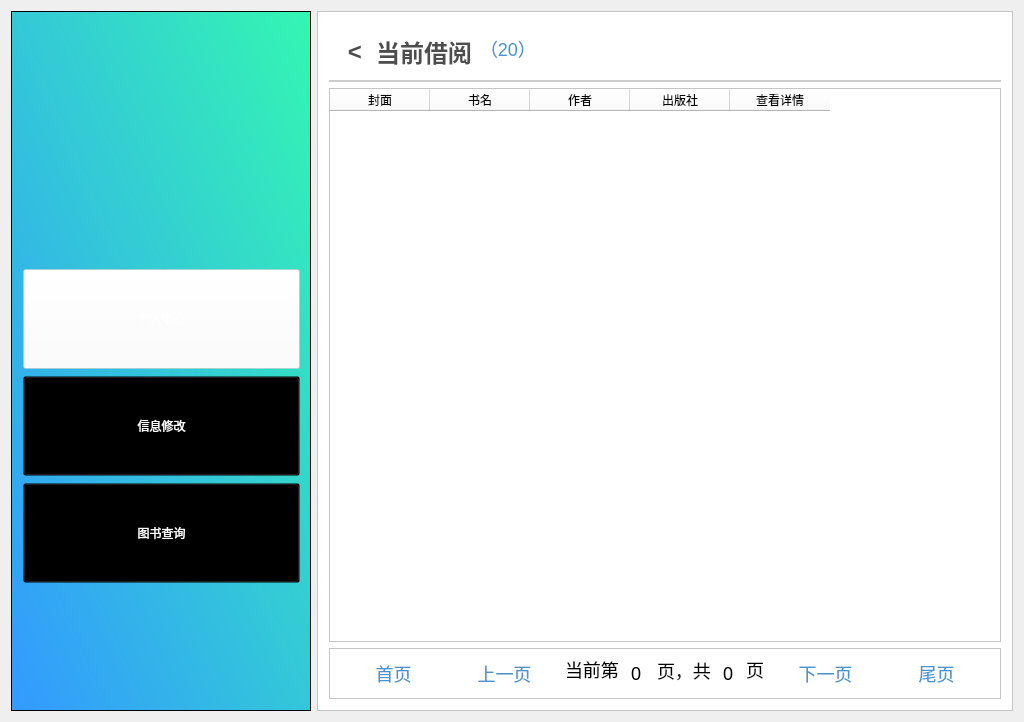
<?xml version="1.0" encoding="UTF-8"?>
<ui version="4.0">
 <class>student_borrow</class>
 <widget class="QWidget" name="student_borrow">
  <property name="geometry">
   <rect>
    <x>0</x>
    <y>0</y>
    <width>1024</width>
    <height>722</height>
   </rect>
  </property>
  <property name="windowTitle">
   <string>student_borrow</string>
  </property>
  <layout class="QHBoxLayout" name="horizontalLayout">
   <item>
    <widget class="QFrame" name="frame">
     <property name="sizePolicy">
      <sizepolicy hsizetype="Fixed" vsizetype="Expanding">
       <horstretch>0</horstretch>
       <verstretch>0</verstretch>
      </sizepolicy>
     </property>
     <property name="minimumSize">
      <size>
       <width>300</width>
       <height>700</height>
      </size>
     </property>
     <property name="styleSheet">
      <string notr="true">
background-color: qlineargradient(spread:pad, x1:0, y1:1, x2:1, y2:0, stop:0 rgba(51, 153, 255,1), stop:1 rgba(52, 246, 177,1));</string>
     </property>
     <property name="frameShape">
      <enum>QFrame::StyledPanel</enum>
     </property>
     <property name="frameShadow">
      <enum>QFrame::Raised</enum>
     </property>
     <widget class="QFrame" name="frame_2">
      <property name="geometry">
       <rect>
        <x>70</x>
        <y>30</y>
        <width>171</width>
        <height>176</height>
       </rect>
      </property>
      <property name="minimumSize">
       <size>
        <width>0</width>
        <height>0</height>
       </size>
      </property>
      <property name="baseSize">
       <size>
        <width>0</width>
        <height>100</height>
       </size>
      </property>
      <property name="styleSheet">
       <string notr="true">image: url(:/Library/images/logo2.png);
background:transparent;</string>
      </property>
      <property name="frameShape">
       <enum>QFrame::StyledPanel</enum>
      </property>
      <property name="frameShadow">
       <enum>QFrame::Raised</enum>
      </property>
     </widget>
     <widget class="QFrame" name="frame_8">
      <property name="geometry">
       <rect>
        <x>0</x>
        <y>230</y>
        <width>301</width>
        <height>371</height>
       </rect>
      </property>
      <property name="styleSheet">
       <string notr="true">background:transparent;</string>
      </property>
      <property name="frameShape">
       <enum>QFrame::StyledPanel</enum>
      </property>
      <property name="frameShadow">
       <enum>QFrame::Raised</enum>
      </property>
      <layout class="QVBoxLayout" name="verticalLayout_6">
       <item>
        <layout class="QVBoxLayout" name="verticalLayout">
         <property name="spacing">
          <number>7</number>
         </property>
         <property name="sizeConstraint">
          <enum>QLayout::SetDefaultConstraint</enum>
         </property>
         <item>
          <widget class="QPushButton" name="btnPersonal">
           <property name="minimumSize">
            <size>
             <width>0</width>
             <height>100</height>
            </size>
           </property>
           <property name="styleSheet">
            <string notr="true">font: 12pt &quot;微软雅黑&quot;;
color:white;
background:transparent;
background-color:rgba(255,255,255,0.4);</string>
           </property>
           <property name="text">
            <string>个人中心</string>
           </property>
          </widget>
         </item>
         <item>
          <widget class="QPushButton" name="btnInformationchange">
           <property name="minimumSize">
            <size>
             <width>0</width>
             <height>100</height>
            </size>
           </property>
           <property name="styleSheet">
            <string notr="true">font: 12pt &quot;微软雅黑&quot;;
color:white;
background:transparent;</string>
           </property>
           <property name="text">
            <string>信息修改</string>
           </property>
          </widget>
         </item>
         <item>
          <widget class="QPushButton" name="btnSearchbook">
           <property name="minimumSize">
            <size>
             <width>0</width>
             <height>100</height>
            </size>
           </property>
           <property name="styleSheet">
            <string notr="true">font: 12pt &quot;微软雅黑&quot;;
color:white;
background:transparent;
</string>
           </property>
           <property name="text">
            <string>图书查询</string>
           </property>
          </widget>
         </item>
        </layout>
       </item>
      </layout>
     </widget>
    </widget>
   </item>
   <item>
    <widget class="QFrame" name="frame_3">
     <property name="styleSheet">
      <string notr="true">background:white;</string>
     </property>
     <property name="frameShape">
      <enum>QFrame::StyledPanel</enum>
     </property>
     <property name="frameShadow">
      <enum>QFrame::Raised</enum>
     </property>
     <layout class="QVBoxLayout" name="verticalLayout_2">
      <item>
       <widget class="QFrame" name="frame_4">
        <property name="sizePolicy">
         <sizepolicy hsizetype="Preferred" vsizetype="Fixed">
          <horstretch>0</horstretch>
          <verstretch>200</verstretch>
         </sizepolicy>
        </property>
        <property name="styleSheet">
         <string notr="true">border:2px solid #cccccc;
border-top:0px;
border-left:0px;
border-right:0px;</string>
        </property>
        <property name="frameShape">
         <enum>QFrame::StyledPanel</enum>
        </property>
        <property name="frameShadow">
         <enum>QFrame::Raised</enum>
        </property>
        <layout class="QHBoxLayout" name="horizontalLayout_3">
         <item>
          <widget class="QPushButton" name="btnReturn">
           <property name="sizePolicy">
            <sizepolicy hsizetype="Minimum" vsizetype="Minimum">
             <horstretch>0</horstretch>
             <verstretch>0</verstretch>
            </sizepolicy>
           </property>
           <property name="minimumSize">
            <size>
             <width>30</width>
             <height>0</height>
            </size>
           </property>
           <property name="styleSheet">
            <string notr="true">color:#4D4D4D;
border:none;
font-size:24px;
font-weight:500;
font-family:&quot;微软雅黑&quot;;</string>
           </property>
           <property name="text">
            <string>&lt;</string>
           </property>
          </widget>
         </item>
         <item>
          <widget class="QPushButton" name="pushButton">
           <property name="styleSheet">
            <string notr="true">color:#4D4D4D;
border:none;
font-size:24px;
font-weight:500;
font-family:&quot;微软雅黑&quot;;</string>
           </property>
           <property name="text">
            <string>当前借阅</string>
           </property>
          </widget>
         </item>
         <item>
          <widget class="QLineEdit" name="etBorrowNumber">
           <property name="styleSheet">
            <string notr="true">color:#4695d2;
border:none;
font-size:18px;</string>
           </property>
           <property name="text">
            <string>（20）</string>
           </property>
          </widget>
         </item>
        </layout>
       </widget>
      </item>
      <item>
       <widget class="QTableWidget" name="tableBorrow">
        <property name="sizePolicy">
         <sizepolicy hsizetype="Preferred" vsizetype="Preferred">
          <horstretch>0</horstretch>
          <verstretch>0</verstretch>
         </sizepolicy>
        </property>
        <column>
         <property name="text">
          <string>封面</string>
         </property>
        </column>
        <column>
         <property name="text">
          <string>书名</string>
         </property>
        </column>
        <column>
         <property name="text">
          <string>作者</string>
         </property>
        </column>
        <column>
         <property name="text">
          <string>出版社</string>
         </property>
        </column>
        <column>
         <property name="text">
          <string>查看详情</string>
         </property>
        </column>
       </widget>
      </item>
      <item>
       <widget class="QFrame" name="frame_5">
        <property name="sizePolicy">
         <sizepolicy hsizetype="Preferred" vsizetype="Fixed">
          <horstretch>0</horstretch>
          <verstretch>0</verstretch>
         </sizepolicy>
        </property>
        <property name="frameShape">
         <enum>QFrame::StyledPanel</enum>
        </property>
        <property name="frameShadow">
         <enum>QFrame::Raised</enum>
        </property>
        <layout class="QHBoxLayout" name="horizontalLayout_2">
         <item>
          <widget class="QPushButton" name="btnFirstPage">
           <property name="sizePolicy">
            <sizepolicy hsizetype="Preferred" vsizetype="Fixed">
             <horstretch>0</horstretch>
             <verstretch>0</verstretch>
            </sizepolicy>
           </property>
           <property name="styleSheet">
            <string notr="true">color:#4695d2;
border:none;
font-size:18px;</string>
           </property>
           <property name="text">
            <string>首页</string>
           </property>
          </widget>
         </item>
         <item>
          <widget class="QPushButton" name="btnLastPage">
           <property name="sizePolicy">
            <sizepolicy hsizetype="Preferred" vsizetype="Fixed">
             <horstretch>0</horstretch>
             <verstretch>0</verstretch>
            </sizepolicy>
           </property>
           <property name="styleSheet">
            <string notr="true">color:#4695d2;
border:none;
font-size:18px;</string>
           </property>
           <property name="text">
            <string>上一页</string>
           </property>
          </widget>
         </item>
         <item>
          <layout class="QHBoxLayout" name="horizontalLayout_4">
           <item>
            <widget class="QLineEdit" name="lineEdit">
             <property name="sizePolicy">
              <sizepolicy hsizetype="Maximum" vsizetype="Preferred">
               <horstretch>0</horstretch>
               <verstretch>0</verstretch>
              </sizepolicy>
             </property>
             <property name="maximumSize">
              <size>
               <width>60</width>
               <height>16777215</height>
              </size>
             </property>
             <property name="styleSheet">
              <string notr="true">border:none;
font-size:18px;</string>
             </property>
             <property name="text">
              <string>当前第</string>
             </property>
            </widget>
           </item>
           <item>
            <widget class="QLineEdit" name="etPageIndex">
             <property name="sizePolicy">
              <sizepolicy hsizetype="Maximum" vsizetype="Fixed">
               <horstretch>0</horstretch>
               <verstretch>0</verstretch>
              </sizepolicy>
             </property>
             <property name="maximumSize">
              <size>
               <width>20</width>
               <height>16777215</height>
              </size>
             </property>
             <property name="styleSheet">
              <string notr="true">border:none;
font-size:18px;</string>
             </property>
             <property name="text">
              <string>0</string>
             </property>
            </widget>
           </item>
           <item>
            <widget class="QLineEdit" name="lineEdit_3">
             <property name="sizePolicy">
              <sizepolicy hsizetype="Maximum" vsizetype="Fixed">
               <horstretch>0</horstretch>
               <verstretch>0</verstretch>
              </sizepolicy>
             </property>
             <property name="maximumSize">
              <size>
               <width>60</width>
               <height>16777215</height>
              </size>
             </property>
             <property name="styleSheet">
              <string notr="true">border:none;
font-size:18px;</string>
             </property>
             <property name="text">
              <string>页，共</string>
             </property>
            </widget>
           </item>
           <item>
            <widget class="QLineEdit" name="etPageCount">
             <property name="sizePolicy">
              <sizepolicy hsizetype="Maximum" vsizetype="Preferred">
               <horstretch>0</horstretch>
               <verstretch>0</verstretch>
              </sizepolicy>
             </property>
             <property name="maximumSize">
              <size>
               <width>20</width>
               <height>16777215</height>
              </size>
             </property>
             <property name="styleSheet">
              <string notr="true">border:none;
font-size:18px;</string>
             </property>
             <property name="text">
              <string>0</string>
             </property>
            </widget>
           </item>
           <item>
            <widget class="QLineEdit" name="lineEdit_5">
             <property name="sizePolicy">
              <sizepolicy hsizetype="Maximum" vsizetype="Preferred">
               <horstretch>0</horstretch>
               <verstretch>0</verstretch>
              </sizepolicy>
             </property>
             <property name="maximumSize">
              <size>
               <width>20</width>
               <height>16777215</height>
              </size>
             </property>
             <property name="styleSheet">
              <string notr="true">border:none;
font-size:18px;</string>
             </property>
             <property name="text">
              <string>页</string>
             </property>
            </widget>
           </item>
          </layout>
         </item>
         <item>
          <widget class="QPushButton" name="btnNextPage">
           <property name="sizePolicy">
            <sizepolicy hsizetype="Preferred" vsizetype="Fixed">
             <horstretch>0</horstretch>
             <verstretch>0</verstretch>
            </sizepolicy>
           </property>
           <property name="styleSheet">
            <string notr="true">color:#4695d2;
border:none;
font-size:18px;</string>
           </property>
           <property name="text">
            <string>下一页</string>
           </property>
          </widget>
         </item>
         <item>
          <widget class="QPushButton" name="btnTheLast">
           <property name="sizePolicy">
            <sizepolicy hsizetype="Preferred" vsizetype="Fixed">
             <horstretch>0</horstretch>
             <verstretch>0</verstretch>
            </sizepolicy>
           </property>
           <property name="styleSheet">
            <string notr="true">color:#4695d2;
border:none;
font-size:18px;</string>
           </property>
           <property name="text">
            <string>尾页</string>
           </property>
          </widget>
         </item>
        </layout>
       </widget>
      </item>
     </layout>
    </widget>
   </item>
  </layout>
 </widget>
 <layoutdefault spacing="6" margin="11"/>
 <resources>
  <include location="library.qrc"/>
 </resources>
 <connections/>
</ui>
